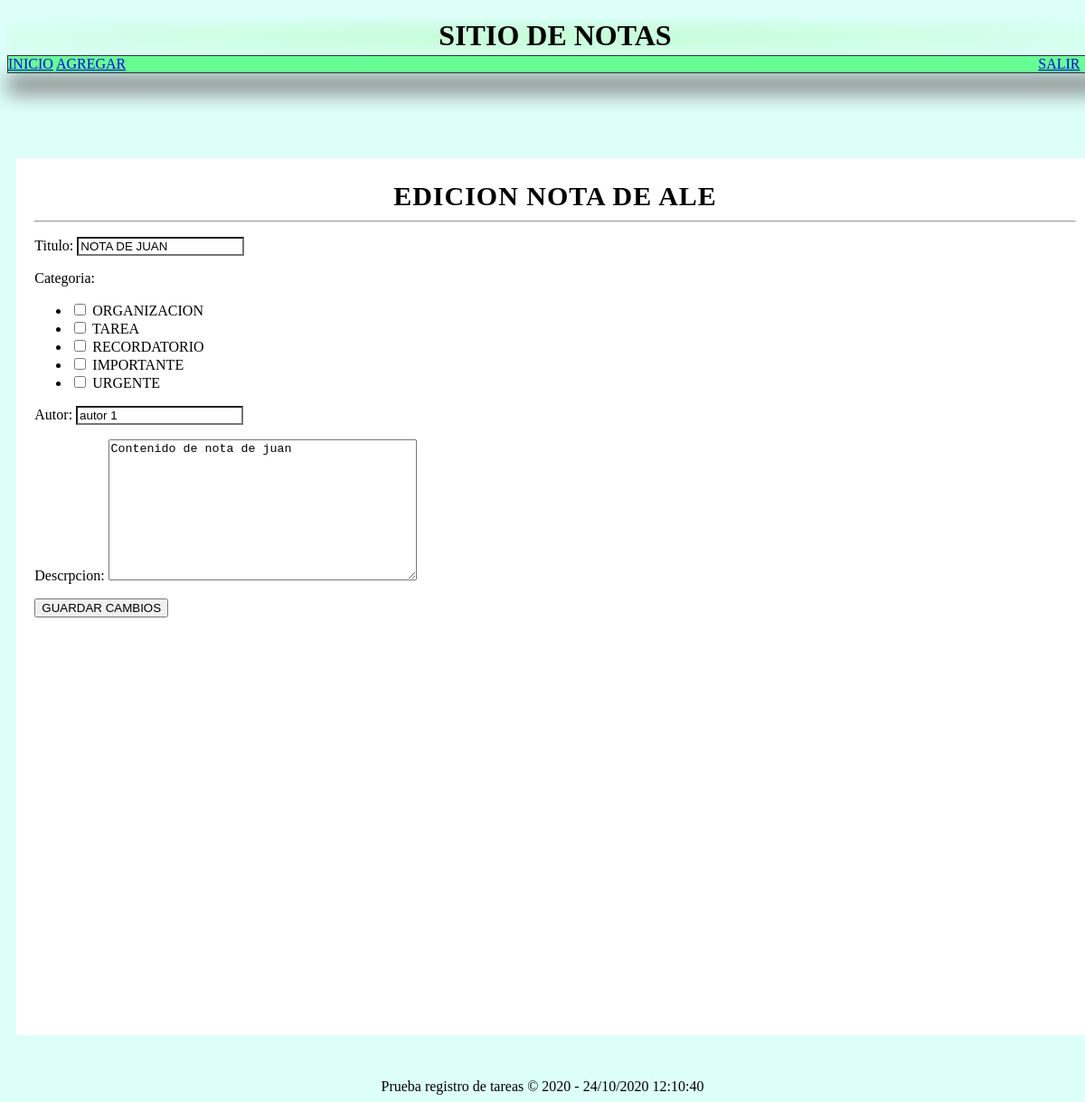
The app's page /editar/63/ (signed in) with its own data.
### check/models.py (models this page shows)
class Notas(models.Model):
    autor = models.CharField(max_length=50)
    tipo = models.ManyToManyField(Categoria, through='CategoriaNota')
    titulo = models.CharField(max_length=50)
    descrpcion = models.TextField(max_length=300)
    fecha = models.DateTimeField()
    usuario = models.ForeignKey(User, models.SET_NULL, null=True, blank=True)

### check/views.py (the view, shortened to what this page needs)
# urls.py: path('editar/<int:id>/', check.views.editar, name="editar"),
@login_required
def editar(request, id):
    edit = Notas.objects.get(id=id)
    form = Edit(instance=edit)
    return render(request, 'editar.html', {'form':form})

### check/formularios.py
class Edit(ModelForm):
    tipo = forms.MultipleChoiceField(
        required=False,
        label='Categoria',
        widget=CheckboxSelectMultiple(),
        choices=CategoriaNota.clasificacion_choices,
    )
    class Meta:
        model = Notas
        fields = ['id','titulo', 'tipo', 'autor', 'descrpcion']

### check/models.py (called while the page is built)
    def __str__(self):
        return self.clasificacion

### check/templates/editar.html (shortened to what this page needs)
{% extends 'layout.html' %}
{% load static %}
{% block menu %}
<link rel="stylesheet" type="text/css" href="{% static 'css/styles.css' %}">
<nav class="nav justify-content-center">
  <a class="nav-link" href="{% url 'inicio' %}">INICIO</a>
  <a class="nav-link" href="{% url 'agregar' %}">AGREGAR</a>
  <a class="salir" href="{% url 'salir' %}">SALIR</a>
</nav>
{% endblock  %}
{% block content %}
<div id="content">
  <div class="box">
    <h1 class="titulo" align="center"> EDICION NOTA DE {{ user.username | upper }} </h1>
    <hr>
    <form method="POST">
        {{ form.as_p }}
        <button type="submit">GUARDAR CAMBIOS</button>
    </form>
  </div>
</div>
{% endblock  %}

### check/static/css/styles.css (style rules this page uses)
body { background-color: #DCFFFA; }
#content { width: 1212px; min-height: 930px; margin: 0 auto; margin-bottom: 30px; margin-top: 40px; }
.box { background: white; width: 95%; min-height: 930px; padding: 20px; border-radius: 2px; margin: 0 auto; }
.titulo { letter-spacing: 1px; font-size: 30px; margin-bottom: 10px; margin-top: 5px; }
.salir { margin-left: 1005px; }
nav { width: 1212px; margin: 0 auto; background-color: #66FD93; border: 1px solid #333333; box-shadow: 0px 22px 22px gray; }
input[type="text"] { margin-bottom: 0px; border-bottom-left-radius: 0; border-bottom-right-radius: 0; }

### records on screen
Notas: titulo "NOTA DE JUAN", autor "autor 1", descrpcion "Contenido de nota de juan"

### other values on screen
{{ user.username | upper }} "ALE"
